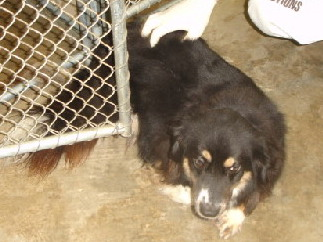
#> input picture tensorflow-keras-notes/DataSets/PetImages/Dog/1007.jpg, 323 x 242 px, found by its file name
$ python loading-data-2.py
#> lines starting #> are read from the running program, lines starting #| are printed output that depends on the picture
import numpy as np
import matplotlib.pyplot as plt
import os
import cv2


# specify data directory
DATADIR = "C:/Users/joshu/OneDrive/Documents/GitHub/twovector/StockRelation/src/tensorflow-keras-notes/DataSets/PetImages"
# specify possible categories
CATEGORIES = ["Dog", "Cat"]
# image size for sizeXsize
IMG_SIZE = 64


"""
loading the data
---
we load in each image as an image array, greyscaled so that it is a 2d array instead of something more complicated.
we then need to normalize the sizes of the images
"""
# [7 lines of commented-out code are left out]


"""
creating training dataset
---
we use everything from above to load in the data while indexing it.
"""
training_data = []


def create_training_data():
    for category in CATEGORIES:
        path = DATADIR + "/" + category  # path to cats or dogs dir
        class_numb = CATEGORIES.index(category)
        for img in os.listdir(path):
            try:
                img_path = path + "/" + img
                img_array = cv2.imread(img_path, cv2.IMREAD_GRAYSCALE)  # convert to greyscale here
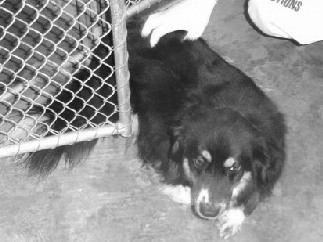
#> img_array: shape (242, 323); min 13, max 255, mean 141.8
                new_array = cv2.resize(img_array, (IMG_SIZE, IMG_SIZE))
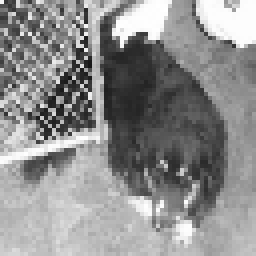
#> new_array: shape (64, 64) (shown 4 times larger); min 20, max 255, mean 141.9
                training_data.append([new_array, class_numb])
            except Exception as e:
                pass
#> pass 2 of the loop in create_training_data, `for category in CATEGORIES:`:
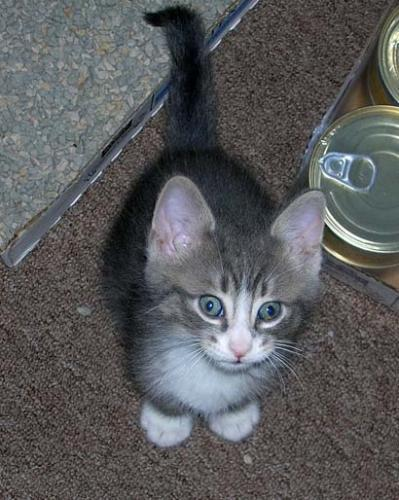
#> input picture tensorflow-keras-notes/DataSets/PetImages/Cat/10147.jpg, 399 x 500 px, found by its file name
#> in create_training_data, `img_array = cv2.imread(img_path, cv2.IMREAD_GRAYSCALE)`:
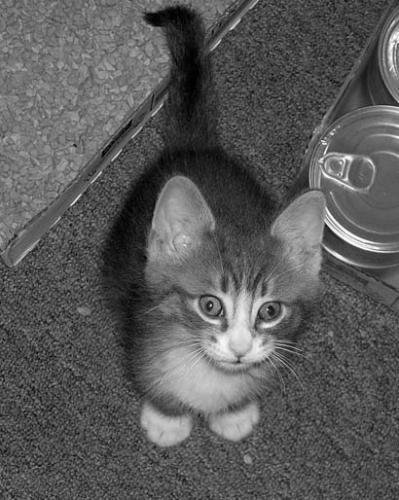
#> img_array: shape (500, 399); min 0, max 255, mean 89.6
#> in create_training_data, `new_array = cv2.resize(img_array, (IMG_SIZE, IMG_SIZE))`:
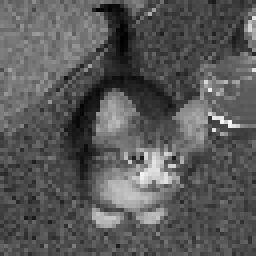
#> new_array: shape (64, 64) (shown 4 times larger); min 1, max 245, mean 89


create_training_data()


"""
balancing the data
---
balancing the training data is important to not have the loss calculated in a weighted way.
we do this by first shuffling the data.
then we separate it into x and y, the variables we will use right before we insert it into the nn.
in general a capital (X) is usually your feature set, and a lowercase (y) is your labels.
we then need to convert X into an array, and reshape it to be (-1) features(can be any #) with the shape
(IMG_SIZExIMG_SIZE) by (1) (because it is greyscale.
we then want to save the dataset so we don't have to remake the dataset every time. here we do it using pickle.
to open this data, we use pickle_in = open("X.pickle", "rb") and then X = pickle.load(pickle_in)
"""
import random

random.shuffle(training_data)

X = []
y = []
for features, label in training_data:
    X.append(features)
    y.append(label)
#> this loop made 2 passes
#> label on passes 1 to 2: 0, 1
#> after the loop, X = 2 items; y = [0, 1]
X = np.array(X).reshape(-1, IMG_SIZE, IMG_SIZE, 1)

import pickle

pickle_out = open("X.pickle", "wb")
pickle.dump(X, pickle_out)
pickle_out.close()

pickle_out = open("y.pickle", "wb")
pickle.dump(y, pickle_out)
pickle_out.close()
